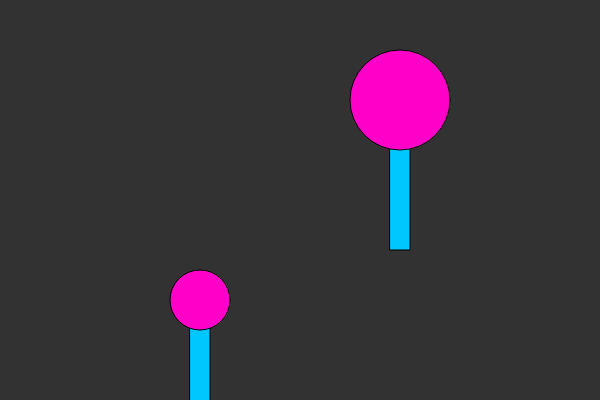
Frame 1 (no input)
Frame 60 (no input): identical to frame 1, image omitted
Frame 120 (the mouse pressed at the canvas centre since frame 60): identical to frame 1, image omitted

The p5.js sketch that drew this single still picture (run headless with seeded random() and noise() and a simulated clock; from frame 60 on, the mouse is pressed at the canvas centre):

// p5.js sketch
// ── sketch.js
function setup() {
	createCanvas(600, 400);
}

function draw() {
	background(50);
	lollipop(200,300,60);
	lollipop(400,100,100);
}

function lollipop(x, y, diameter) {

	fill(0,200,255);
	rect(x-10,y,20,150);

	fill(255,0,200);
	ellipse(x,y,diameter,diameter);
}
